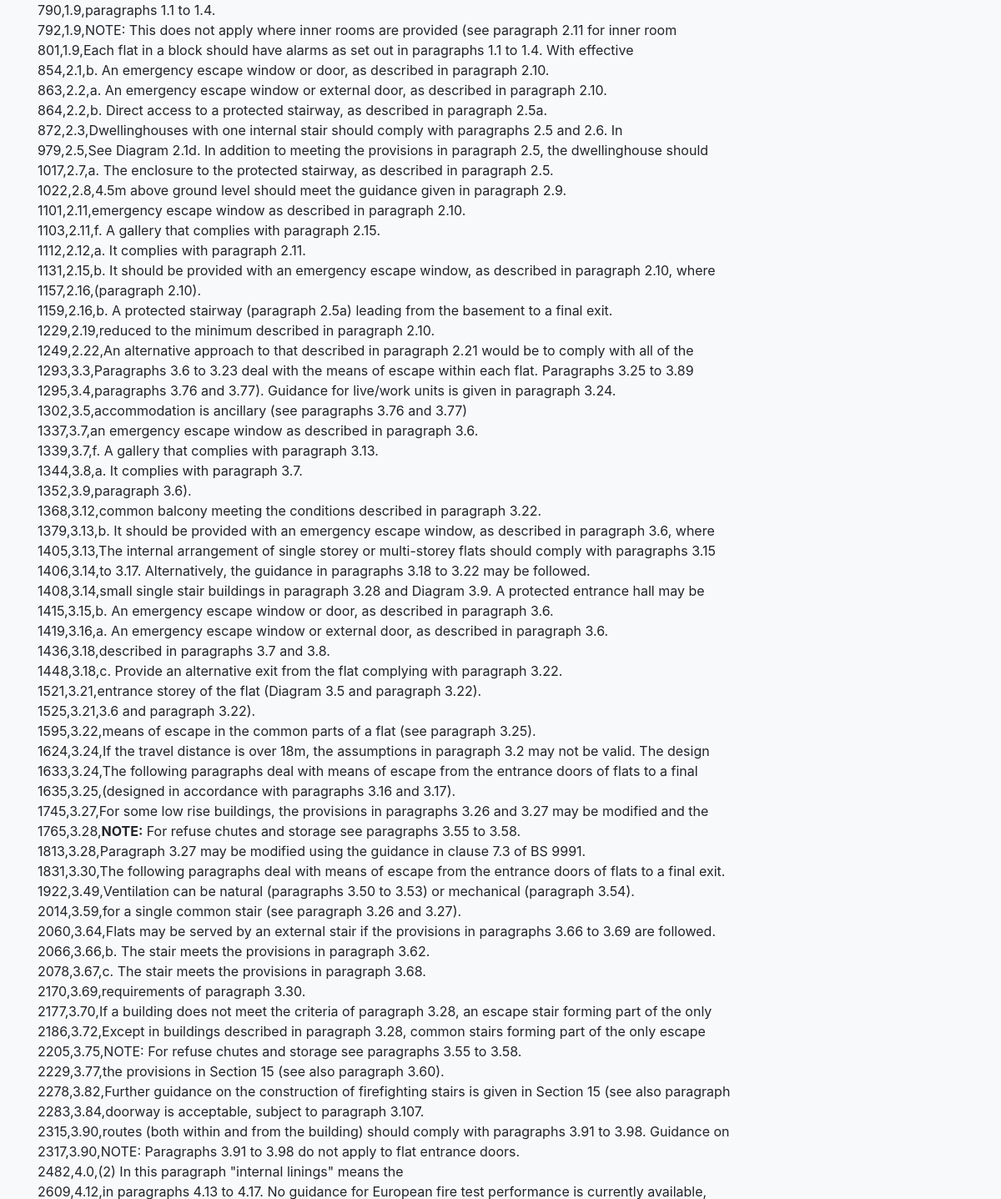
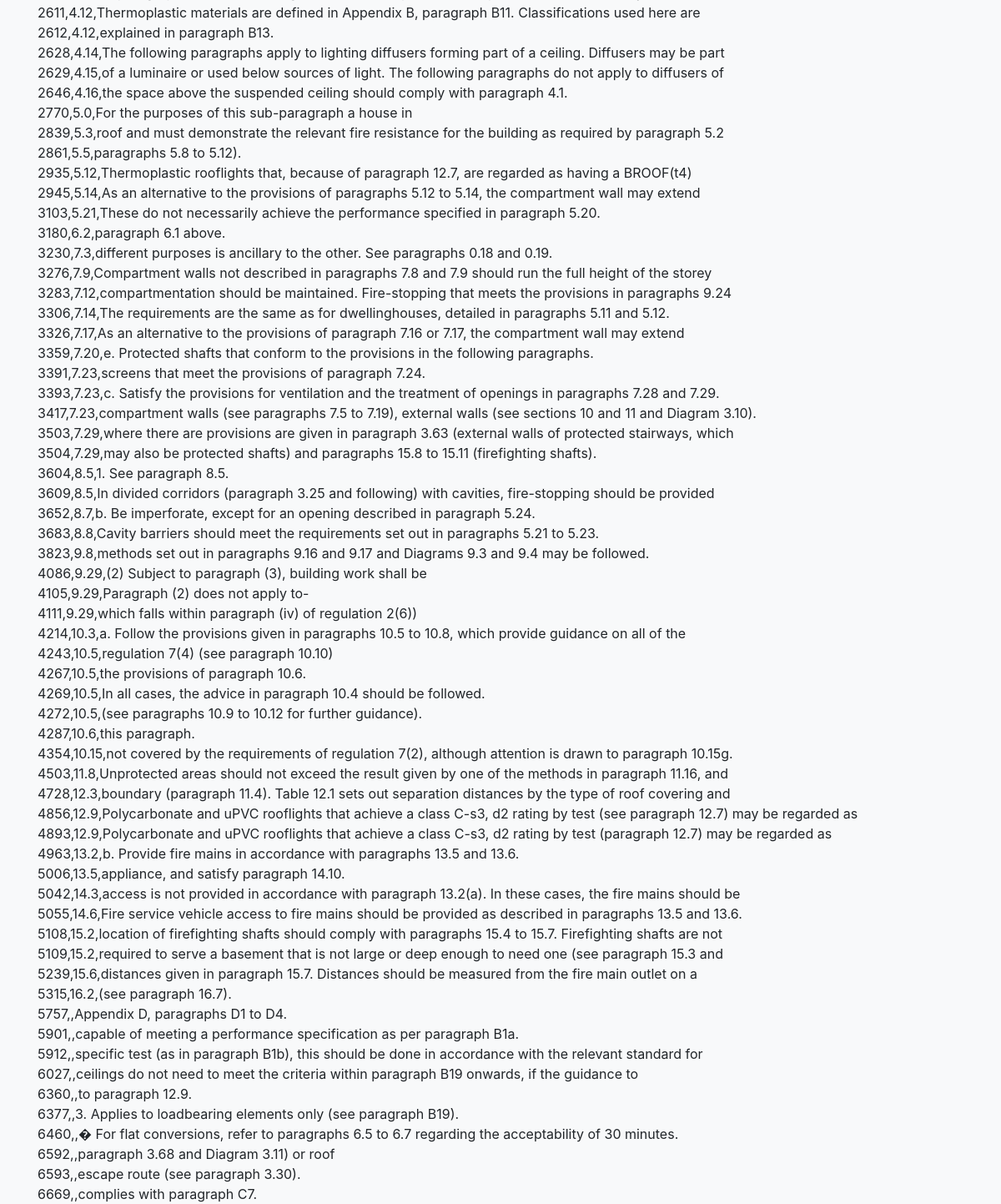
Screenshot of /Util_clauselinkreport.php with the database file from the repository (2 pictures, top to bottom).
### tables this page shows
CREATE TABLE `B1v12019` (
  `ID` int(5) NOT NULL AUTO_INCREMENT,
  `Section` varchar(3) DEFAULT '',
  `Page` varchar(25) DEFAULT '',
  `Para` varchar(6) DEFAULT '',
  `Data1` varchar(135) DEFAULT '',
  `Data2` varchar(129) DEFAULT '',
  `Data3` varchar(97) DEFAULT '',
  `Data4` varchar(65) DEFAULT '',
  `Data5` varchar(64) DEFAULT '',
  `Data6` varchar(54) DEFAULT '',
  `Data7` varchar(54) DEFAULT '',
  `Data8` varchar(55) DEFAULT '',
  PRIMARY KEY (`ID`),
  UNIQUE KEY `ID` (`ID`) USING BTREE,
  KEY `ID_2` (`ID`)
);

### Fparaindex.php (called while the page is built, shortened)
<?php
function Fparaindex (){
  global $mysqli;
  $paraquery = "SELECT `ID`,`Para` FROM `B1v12019` GROUP BY `Para` ORDER BY `ID` ASC ";
  $pararesult = $mysqli->query($paraquery);
 return $pararesult;
}
 ?>

### FIDreturn.php (called while the page is built, shortened)
<?php
function FIDreturn ($IDno){
  global $mysqli;
  if (!function_exists('Fparaindex')){
    include "Fparaindex.php";
  }
  $paraindex = Fparaindex();
  while ($test = mysqli_fetch_array($paraindex))
  {
    if (intval($IDno) <= intval($test['ID']))
      {
        $nextclause=$test['Para'];
        break;
      }
    }
  if (!function_exists('Fparareturn')){
    include "Fparareturn.php";
  }
  $id=Fparareturn($nextclause);
  if (!function_exists('FIDprev')){
    include "FIDprev.php";
  }
  $previd = FIDprev($id);
  $paraindex = Fparaindex();
  while ($test = mysqli_fetch_array($paraindex))
  {
    if (intval($previd) == intval($test['ID']))
    {
      $clause=$test['Para'];
      break;
    }
  }
 return $clause;
}
 ?>

### Fparareturn.php (called while the page is built, shortened)
<?php
function Fparareturn ($pno){
  global $mysqli;
  $pquery = "SELECT ID,para FROM B1v12019 WHERE para='$pno'";
  $presult = $mysqli->query($pquery);
  $prow = mysqli_fetch_array($presult);
  $pid = $prow['ID'];
 return $pid;
}
 ?>

### FIDprev.php (called while the page is built, shortened)
<?php
function FIDprev($idno){
  global $mysqli;
  $count=0;
  $query = "SELECT ID FROM B1v12019 GROUP BY Para ORDER BY ID ASC ";
  if ($result = $mysqli->query($query)) {
    while ($row = mysqli_fetch_array($result)){
      if ($row['ID'] == $idno)
        {
          $row_number = $count;
          $prev_row = $row_number-1;
          break;
        }
      ++$count;
    }
    $result = $mysqli->query($query);
    $resultarray = mysqli_fetch_all($result);
    $previdno = $resultarray[$prev_row][0];
}
 return $previdno;
}
 ?>

### Util_clauselinkreport.php (the view, shortened to what this page needs)
<!doctype html>
<html lang-"en">
<head>
<link rel="stylesheet" href="https://stackpath.bootstrapcdn.com/bootstrap/4.4.1/css/bootstrap.min.css">
</head>
<body>
<body style="background-color:#f8f9fa;">
<div class="container" style="margin-top3:30px">
  <?php
    $mysqli=Fdbconn();
    $query = "SELECT ID,Para,Data1 FROM B1v12019 WHERE Data1 LIKE '%paragraph%' ";
    $result = $mysqli->query($query);
    include "FIDreturn.php";
    while ($item = mysqli_fetch_array($result))
    {
     echo $item['ID'];
     echo ',';
     echo FIDreturn($item['ID']);
     echo ',';
     echo $item['Data1'];
    }
    ?>
</div>
</body>
</html>

### Util_clauselinkreport.php (style rules this page uses)
body { background-color:#fff; }

### rows the page displays
b1v12019: ID "790", ID "1.9", Data1 "paragraphs 1.1 to 1.4."
b1v12019: ID "792", ID "1.9", Data1 "NOTE: This does not apply where inner rooms are provided (see paragraph 2.11 for inner room"
b1v12019: ID "801", ID "1.9", Data1 "Each flat in a block should have alarms as set out in paragraphs 1.1 to 1.4. With effective"
b1v12019: ID "854", ID "2.1", Data1 "b. An emergency escape window or door, as described in paragraph 2.10."
b1v12019: ID "863", ID "2.2", Data1 "a. An emergency escape window or external door, as described in paragraph 2.10."

### other values shown
$item['ID'] "864"
FIDreturn($item['ID']) "2.2"
$item['Data1'] "b. Direct access to a protected stairway, as described in paragraph 2.5a."
$item['ID'] "872"
FIDreturn($item['ID']) "2.3"
$item['Data1'] "Dwellinghouses with one internal stair should comply with paragraphs 2.5 and 2.6. In"
$item['ID'] "979"
FIDreturn($item['ID']) "2.5"
$item['Data1'] "See Diagram 2.1d. In addition to meeting the provisions in paragraph 2.5, the dwellinghouse should"
$item['ID'] "1017"
FIDreturn($item['ID']) "2.7"
$item['Data1'] "a. The enclosure to the protected stairway, as described in paragraph 2.5."
$item['ID'] "1022"
FIDreturn($item['ID']) "2.8"
$item['Data1'] "4.5m above ground level should meet the guidance given in paragraph 2.9."
